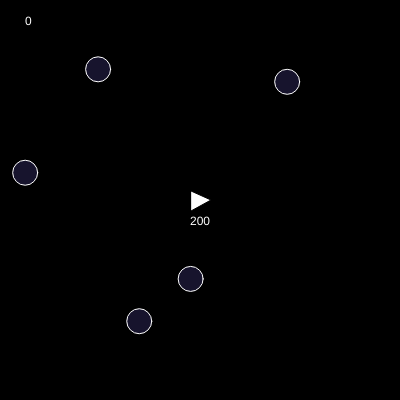
Frame 1 (no input)
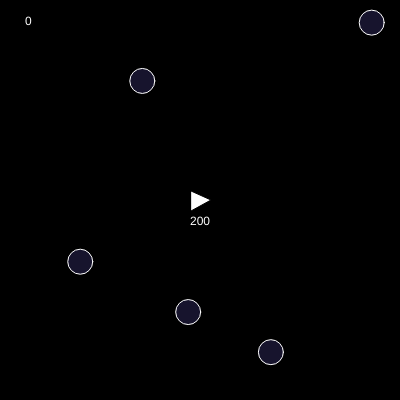
Frame 60 (no input)
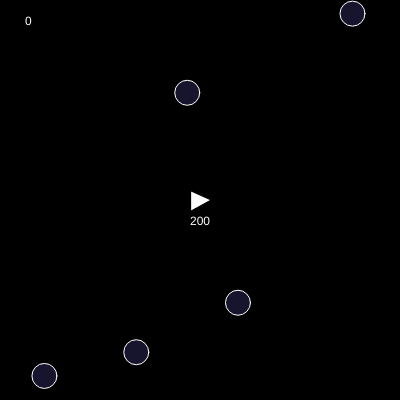
Frame 120 (the mouse pressed at the canvas centre since frame 60)

The p5.js sketch that drew these frames (run headless with seeded random() and noise() and a simulated clock; from frame 60 on, the mouse is pressed at the canvas centre):

// p5.js sketch
// ── sketch.js
function setup() {  
    createCanvas(400, 400);
    p = createVector(width / 2, height / 2)
    pVel = createVector(0, 0);
    force = createVector(0, 0);
    size = 10;
    heading = 0;
    boostColor = color(0, 255, 0);
    playerColor = color(255);
    score = 0;
    life = 200;
    bb = [];
    bbVel = [];
    bbSize = 25;

    for (var i = 0; i < 5; i++) {
        bb.push(createVector(random(0, width), random(0, height)));
        bbVel.push(p5.Vector.random2D().mult(random(0.25, 2.25)));
    }
}

function draw() {
    background(0);

    updatePlayer();
    updateBubbles();
    updateLasers();

}
// ── bubbles.js
//bubble variables
var bb;
var bbVel;
var bbSize;

function updateBubbles() {
    touch = false;
    for (var i = 0; i < bb.length; i++) {
        push();

        //bubble collisions 
        if (dist(bb[i].x, bb[i].y, p.x, p.y) < bbSize / 2) {
            touch = true;
            console.log(touch);
        }
        //update bb locations
        bb[i].add(bbVel[i]);

        //contain bb
        //contain player
        if (bb[i].x > width + bbSize / 2) {
            bb[i].x = 0
        }
        if (bb[i].x < -bbSize / 2) {
            bb[i].x = 400
        }
        if (bb[i].y > height + bbSize / 2) {
            bb[i].y = 0
        }
        if (bb[i].y < -bbSize / 2) {
            bb[i].y = 400
        }

        fill(132, 112, 255, 45)
        stroke(255);
        ellipse(bb[i].x, bb[i].y, bbSize);
        pop();
    }
    if (touch == true) {
        playerColor = color(255, 0, 0);
        life--;
    } else {
        playerColor = color(255);
    }

}
// ── laser.js
lasers = [];
laserVel = [];


function updateLasers() {
    for (var i = 0; i < lasers.length; i++) {

        //check bubble collisions
        for (var z = 0; z < bb.length; z++) {
            if (dist(lasers[i].x, lasers[i].y, bb[z].x, bb[z].y) < bbSize / 2) {
                bb[z] = createVector(random(0, width), random(0, height));
                bbVel[z] = p5.Vector.random2D().mult(random(0.25, 2.25));
                score++;
            }
        }
        lasers[i].add(laserVel[i]);

        push();
        stroke(132, 112, 255);
        //point(lasers[i].x,lasers[i].y);

        line(lasers[i].x, lasers[i].y, lasers[i].x + laserVel[i].x * 4, lasers[i].y + laserVel[i].y * 4)

        pop();
    }
}

function keyPressed() {
    //console.log (keyCode); 
    if (keyCode == 32) {
        lasers.push(createVector(p.x, p.y));
        laserVel.push(p5.Vector.fromAngle(radians(heading)).mult(7));
    }
}
// ── player.js
var p;
var size;
var heading;
var pVel;
var force;
var boostColor;
var touch;
var playerColor;
var score;
var life;

function updatePlayer() {
    boostColor = color(0)
        //move and rotate player 

    if (keyIsDown(LEFT_ARROW)) {
        heading -= 6;
    }
    if (keyIsDown(RIGHT_ARROW)) {
        heading += 6;
    }
    if (keyIsDown(UP_ARROW)) {
        force = p5.Vector.fromAngle(radians(heading));
        pVel.add(force.mult(0.2));
        boostColor = color(0, 255, 0);
    }

    //contain player
    if (p.x > 400) {
        p.x = 0
    }
    if (p.x < 0) {
        p.x = 400
    }
    if (p.y > 400) {
        p.y = 0
    }
    if (p.y < 0) {
        p.y = 400
    }



    //update player location
    pVel.mult(0.978);
    p.add(pVel);
    //draw the player
    push();
    translate(p.x, p.y);
    rotate(radians(heading));
    //flame stuff

    fill(boostColor)
    triangle(-size + 2, size * .7, -size * 3.5, size / 7, size * -.7, -size * .7);
    //life


    fill(playerColor);
    triangle(-size + 1, -size + 1, size + 1, 0, -size + 1, size + 1);
    pop();
    fill(255);
    text(life, p.x - 10, p.y + 25)

    fill(255);
    text(score, 25, 25);

}
